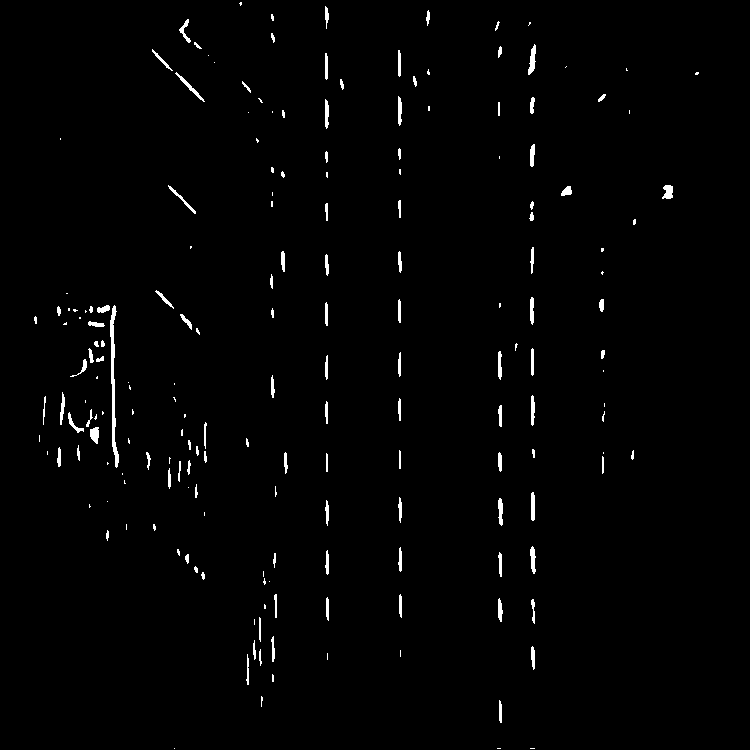
//> input picture src/line_detect/network_output.png, 750 x 750 px
$ ./main   (built with g++ and OpenCV 4)
//> lines starting //> are read from the running program, lines starting //| are printed output that depends on the picture; after the words box and inside, x2 and y2 are one past the last pixel; in counts of white or black regions, pixels touching at a corner belong together
//> further down, inputImage is the input picture: 750 rows x 750 cols, CV_8UC3; 1.3% white; 191 white regions (79 under 20 px), largest, box (x1, y1, x2, y2) and area: (110, 305, 119, 468) 566, (528, 44, 536, 75) 141, (175, 72, 205, 102) 126
### src/line_detect/LineFitting.hpp
// [45 lines of licence text are left out]
#pragma once
#include <algorithm>
#include <iostream>
#include <opencv2/core/core.hpp>
#include <vector>
class LineFitting {
 public:
  LineFitting(int width, int height, float rho, float theta_step, int threshold,
              float theta_min, float theta_max)
      : image_width_{width},
        image_height_{height},
        rho_step_{rho},
        theta_step_{theta_step},
        threshold_{threshold},
        minimum_theta_{theta_min},
        maximum_theta_{theta_max} {
    maximum_rho_ = image_width_ + image_height_;
    mininmum_rho_ = -maximum_rho_;

    number_of_angles_ = ComputeNumberOfAngles();
    number_of_rhos_ = ComputeNumberOfRhos();

    accumulated_values_ =
        cv::Mat::zeros((number_of_angles_), (number_of_rhos_), CV_32SC1);

    table_sin_angle_.reserve(number_of_angles_);
    table_cos_angle_.reserve(number_of_angles_);
    createTrignometryTable();
  }

  std::vector<cv::Vec2f> FitLine(const cv::Mat &input_image);

 private:
  int ComputeNumberOfAngles() const;
  int ComputeNumberOfRhos() const;
  void createTrignometryTable();
  void FillAccumulator(const cv::Mat &input_image);
  void FindLocalMaximuma();

 private:
  // input parameters
  // pixels, image cols
  int image_width_{0};
  // pixels, image rows
  int image_height_{0};
  float rho_step_{0};    // radians
  float theta_step_{0};  // radians
  // number of votes for the hough
  int threshold_{0};
  // radians lower bound theta angle of the line
  float minimum_theta_{0};
  // radians upper bound theta angle of the line
  float maximum_theta_{0};

  // Hough parameters
  int maximum_rho_{0};
  int mininmum_rho_{0};
  int number_of_angles_{0};
  int number_of_rhos_{0};
  cv::Mat accumulated_values_{};
  std::vector<int> acummulator_;
  std::vector<int> sort_buf_;

  std::vector<float> table_sin_angle_;
  std::vector<float> table_cos_angle_;

  // outputs
  std::vector<float> fitted_lines_;
};

/**
 * 1 first check the type
 * 2 calculate number of angles and rho
 * 3 fill the accumulator
 * 4 find local maximas
 */

### src/line_detect/LineFitting.cpp
#include "LineFitting.hpp"

#include <cstddef>
#include <iostream>
#include <opencv2/core/matx.hpp>

int LineFitting::ComputeNumberOfAngles() const {
  int number_of_angles = ((maximum_theta_ - minimum_theta_) / theta_step_) + 1;

  if (number_of_angles > 1 &&
      std::fabs(M_PI - static_cast<float>(number_of_angles - 1) * theta_step_) <
          theta_step_ / 2.0F) {
    --number_of_angles;
  }
  return number_of_angles;
}

int LineFitting::ComputeNumberOfRhos() const {
  int number_of_rhos = static_cast<int>(roundf(
      static_cast<float>((maximum_rho_ - mininmum_rho_) + 1.0F) / rho_step_));
  return number_of_rhos;
}

void LineFitting::createTrignometryTable() {
  float angle{minimum_theta_};
  const float irho = 1.0F / rho_step_;

  for (int n = 0; n < number_of_angles_; angle += theta_step_, ++n) {
    table_sin_angle_[n] = sinf(angle) * irho;
    table_cos_angle_[n] = cosf(angle) * irho;
  }
}
void LineFitting::FillAccumulator(const cv::Mat &input_image) {
  std::vector<cv::Point> non_zero_coordinates;
  non_zero_coordinates.reserve(cv::countNonZero(input_image));
  cv::findNonZero(input_image, non_zero_coordinates);

  for (const auto &non_zero_point : non_zero_coordinates) {
    const auto col = static_cast<int>(non_zero_point.x);
    const auto row = static_cast<int>(non_zero_point.y);

    for (int n = 0; n < number_of_angles_; ++n) {
      const int r = static_cast<int>(
          roundf(col * table_cos_angle_[n] + row * table_sin_angle_[n]));  // +
      // static_cast<int>((number_of_rhos_ - 1) * 0.5F);
      const int index = (n + 1) * (number_of_rhos_ + 2) + r + 1;
      acummulator_[index] += 1;
    }
  }
}
void LineFitting::FindLocalMaximuma() {
  for (int num_of_rho = 0; num_of_rho < number_of_rhos_; ++num_of_rho) {
    for (int num_of_angle = 0; num_of_angle < number_of_angles_;
         ++num_of_angle) {
      const int base =
          (num_of_angle + 1) * (number_of_rhos_ + 2) + num_of_rho + 1;

      if (acummulator_[base] > threshold_ &&
          acummulator_[base] > acummulator_[base - 1] &&
          acummulator_[base] >= acummulator_[base + 1] &&
          acummulator_[base] > acummulator_[base - number_of_rhos_ - 2] &&
          acummulator_[base] >= acummulator_[base + number_of_rhos_ + 2]) {
        sort_buf_.emplace_back(base);
      }
    }
  }
}
std::vector<cv::Vec2f> LineFitting::FitLine(const cv::Mat &input_image) {
  acummulator_.reserve((number_of_angles_ + 2) * (number_of_rhos_ + 2));
  sort_buf_.reserve(number_of_rhos_ * number_of_angles_);
  std::vector<cv::Vec2f> lines;
  acummulator_.clear();
  sort_buf_.clear();

  if (input_image.type() != CV_8U) {
    return lines;
  }

  FillAccumulator(input_image);
  FindLocalMaximuma();

  std::cout << "lines fitiing size " << sort_buf_.size() << "\n";

  const float scale = 1.0F / static_cast<float>(number_of_rhos_ + 2.0F);

  lines.reserve(sort_buf_.size());

  for (const auto &line_index : sort_buf_) {
    const int n = static_cast<int>((line_index * scale)) - 1;
    const int r = line_index - (n + 1) * (number_of_rhos_ + 2) - 1;
    const double rho = (r - (number_of_rhos_ - 1) * 0.5f) * rho_step_;
    const double angle = minimum_theta_ + n * theta_step_;
    lines.emplace_back(cv::Vec2f{rho, angle});
  }
  return lines;
}

### src/line_detect/main.cpp
#include "LineFitting.hpp"
#include <opencv2/highgui/highgui.hpp>
#include <opencv2/imgproc/imgproc.hpp>
#include <opencv2/opencv.hpp>
#include <vector>

// params
float RHO_ = 1.0;
float THETA_ = 0.1;
float THRESHOLD_ = 50;
float srn_ = 0;
float stn_ = 0;
float min_theta_ = 0.0;
float max_theta = 3.5 * CV_PI / 180.0;

cv::Mat Hough_line(const cv::Mat &input_image) {
  cv::Mat input_color;
  cv::cvtColor(input_image, input_color, cv::COLOR_BGR2GRAY);
  //   input_image.convertTo(input_color, cv::COLOR_BGR2GRAY);
  std::cout << " color " << input_color.type() << std::endl;
//|  color 0
  //   return input_color;
  cv::Mat output = input_image.clone();
  // Standard Hough Line Transform
  std::vector<cv::Vec2f> lines; // will hold the results of the detection
  cv::HoughLines(input_color, lines, RHO_, THETA_, THRESHOLD_, srn_, stn_,
                 min_theta_,
                 max_theta); // runs the actual detection
//> lines = 8 lines (rho, theta): [326, 0], [532, 0], [400, 0], [499, 0], [113, 0], [272, 0], [602, 0], [188, 0]
  // Draw the lines
  std::cout << " Line size " << lines.size() << std::endl;
//|  Line size 8
  // Sort 'lines' based on the 'x' component
  // std::sort(lines.begin(), lines.end(),
  //           [](const cv::Vec2f &a, const cv::Vec2f &b) {
  //             return a[0] < b[0]; // Compare by 'x' component
  //           });
  static cv::Point previous_pt1(0, 1000);
  static cv::Point previous_pt2(0, -1000);
  for (size_t i = 0; i < lines.size(); i++) {
    float rho = lines[i][0], theta = lines[i][1];
    cv::Point pt1, pt2;
    double a = cos(theta), b = sin(theta);
    double x0 = a * rho, y0 = b * rho;
    pt1.x = cvRound(x0 + 1000 * (-b));
    pt1.y = cvRound(y0 + 1000 * (a));
    pt2.x = cvRound(x0 - 1000 * (-b));
    pt2.y = cvRound(y0 - 1000 * (a));
    std::cout << "pt1.x " << pt1.x << "pt1.y " << pt1.y << "\n";
    std::cout << "pt2.x " << pt2.x << "pt2.y " << pt2.y << "\n";
    std::cout << "\n";

    cv::line(output, pt1, pt2, cv::Scalar(255, 0, 255), 1);

    // [11 lines of commented-out code are left out]
  }
//> this loop made 8 passes
//> (rho, x0) on passes 1 to 8: (326, 326), (532, 532), (400, 400), (499, 499), (113, 113), (272, 272), (602, 602), (188, 188)
//| pt1.x 326pt1.y 1000
//| pt2.x 326pt2.y -1000
//| pt1.x 532pt1.y 1000
//| pt2.x 532pt2.y -1000
//> (the first 4 of 16 printed lines)
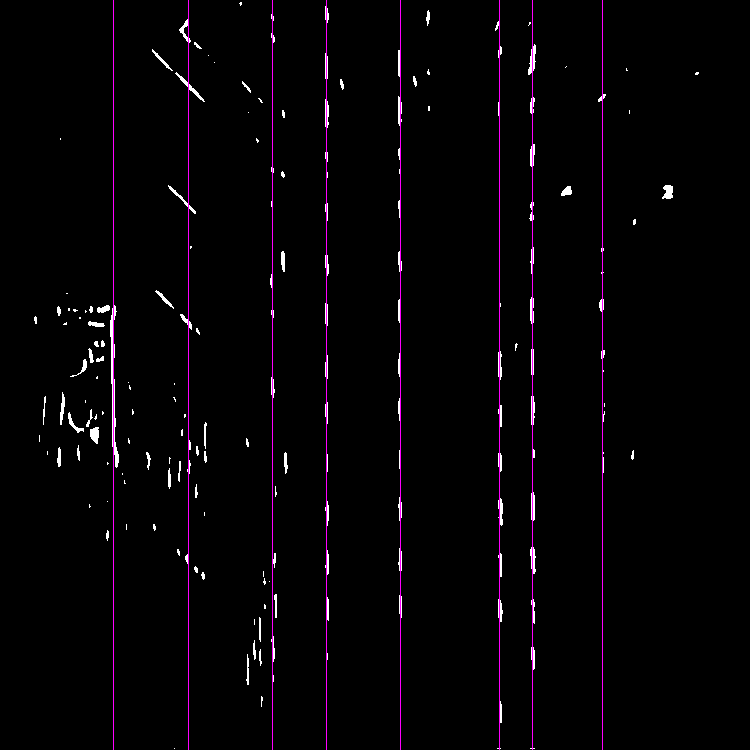
//> output: 750 rows x 750 cols, CV_8UC3; 1.07% of pixels changed, all inside (x1, y1, x2, y2) = (113, 0, 603, 750)
  lines.clear();

  return output;
}
cv::Mat Hough_own_impl(const cv::Mat &input_image) {
  cv::Mat output = input_image.clone();
  cv::Mat input_image2;

  LineFitting line_fitting{input_image.cols, input_image.rows, RHO_,     THETA_,
                           THRESHOLD_,       min_theta_,       max_theta};

  std::vector<cv::Vec2f> lines = line_fitting.FitLine(input_image);
//> in FillAccumulator, `cv::findNonZero(input_image, non_zero_coordinates);`: non_zero_coordinates = 7389 Points (x, y), first 12: [240, 2], [241, 2], [239, 3], [240, 3], [241, 3], [240, 4], [241, 4], [240, 5], [325, 6], [325, 7], [326, 7], [325, 8]
//> the loop in FillAccumulator, `for (const auto &non_zero_point : non_zero_coordinates)` made 7389 passes
//> lines = 8 items: [-1387, 0], [-1312, 0], [-1228, 0], [-1174, 0], [-1100, 0], [-1001, 0], [-968, 0], [-898, 0]

  for (const auto &line : lines) {
    double rho = line[0];
    double theta = line[1];
    cv::Point pt1, pt2;
    double a = cos(theta), b = sin(theta);
    double x0 = a * rho, y0 = b * rho;
    pt1.x = cvRound(x0 + 1000 * (-b));
    pt1.y = cvRound(y0 + 1000 * (a));
    pt2.x = cvRound(x0 - 1000 * (-b));
    pt2.y = cvRound(y0 - 1000 * (a));
    cv::line(output, pt1, pt2, cv::Scalar(255, 0, 255), 1);
  }
//> this loop made 8 passes
//> (line, rho, x0) on passes 1 to 8: ([-1387, 0], -1387, -1387), ([-1312, 0], -1312, -1312), ([-1228, 0], -1228, -1228), ([-1174, 0], -1174, -1174), ([-1100, 0], -1100, -1100), ([-1001, 0], -1001, -1001), ([-968, 0], -968, -968), ([-898, 0], -898, -898)
  return output;
}

int main(int argc, char **argv) {
  // Load the input image

  cv::Mat inputImage = cv::imread("src/line_detect/network_output.png");
  cv::Mat cdst = inputImage.clone();

  cv::cvtColor(inputImage, cdst, cv::COLOR_BGR2GRAY);

  if (inputImage.empty()) {
    std::cerr << "Error: Could not open or find the input image" << std::endl;
    return -1;
  }
  // Display the input image
  cv::namedWindow("Input Image", cv::WINDOW_AUTOSIZE);
  cv::imshow("Input Image", inputImage);

  cv::Mat output_image_Hough = Hough_line(inputImage);

  cv::Mat outputImage_own_impl = Hough_own_impl(cdst);

  cv::namedWindow("output_image_Hough Image", cv::WINDOW_AUTOSIZE);
  cv::imshow("output_image_Hough Image", output_image_Hough);

  cv::namedWindow("outputImage_own_impl Image", cv::WINDOW_AUTOSIZE);
  cv::imshow("outputImage_own_impl Image", outputImage_own_impl);

  cv::waitKey(0);
  cv::destroyAllWindows();
  return 0;
}
